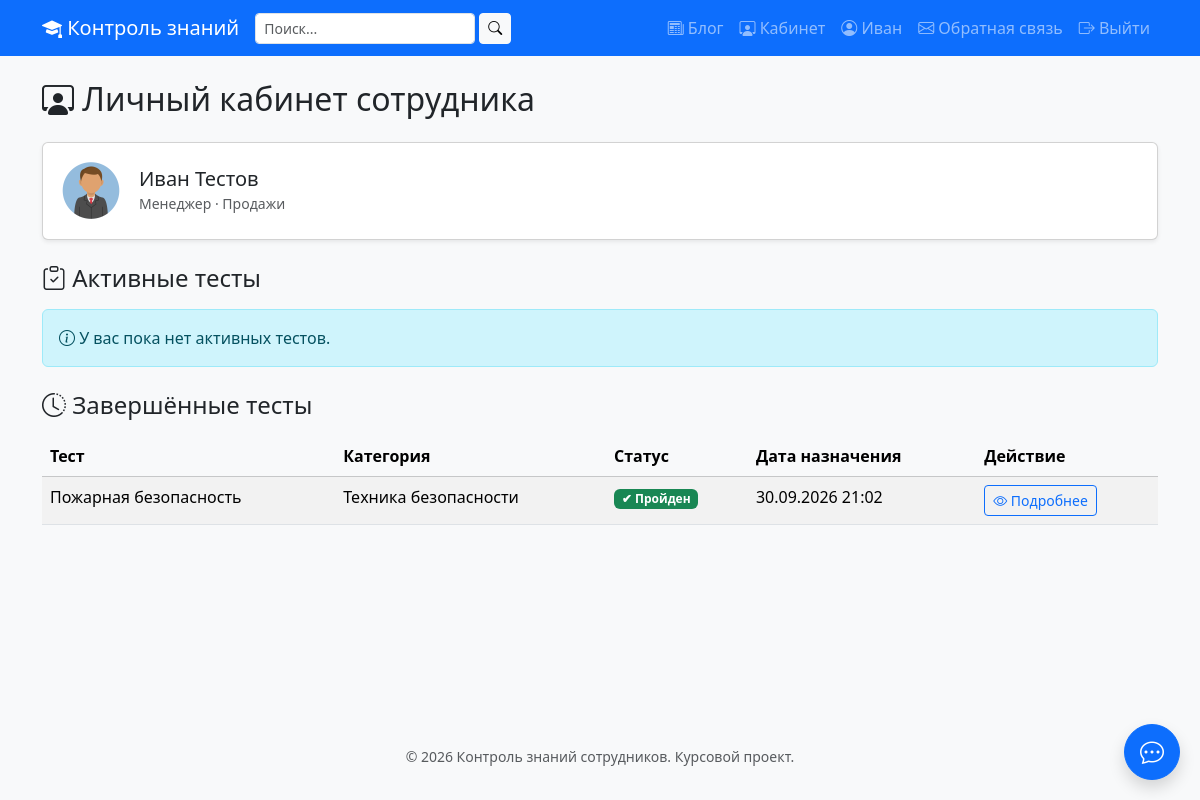
Screenshot of /employee/ (signed in) with the database file from the repository.
### core/models.py (models this page shows, shortened)
class Profile(models.Model):
    ROLE_CHOICES = [
        ('employee', 'Сотрудник'),
        ('hr', 'HR-специалист'),
        ('manager', 'Руководитель'),
    ]
    user = models.OneToOneField(
        User,
        on_delete=models.CASCADE,
        related_name='profile',
        verbose_name='Пользователь'
    )
    role = models.CharField(
        max_length=20,
        choices=ROLE_CHOICES,
        default='employee',
        verbose_name='Роль'
    )
    department = models.CharField(
        max_length=100,
        blank=True,
        verbose_name='Отдел'
    )
    position = models.CharField(
        max_length=100,
        blank=True,
        verbose_name='Должность'
    )
    phone = models.CharField(
        max_length=20,
        blank=True,
        verbose_name='Телефон'
    )
    avatar = models.ImageField(
        upload_to='avatars/',
        blank=True,
        null=True,
        verbose_name='Аватар'
    )
    class Meta:
        verbose_name = 'Профиль'
        verbose_name_plural = 'Профили'

class Assignment(models.Model):
    STATUS_CHOICES = [
        ('assigned', 'Назначен'),
        ('in_progress', 'В процессе'),
        ('passed', 'Пройден'),
        ('failed', 'Не пройден'),
        ('expired', 'Просрочен'),
    ]
    test = models.ForeignKey(
        Test,
        on_delete=models.CASCADE,
        related_name='assignments',
        verbose_name='Тест'
    )
    employee = models.ForeignKey(
        User,
        on_delete=models.CASCADE,
        related_name='assignments',
        verbose_name='Сотрудник'
    )
    assigned_by = models.ForeignKey(
        User,
        on_delete=models.SET_NULL,
        null=True,
        blank=True,
        related_name='created_assignments',
        verbose_name='Кто назначил'
    )
    assigned_at = models.DateTimeField(
        auto_now_add=True,
        verbose_name='Дата назначения'
    )
    deadline = models.DateTimeField(
        null=True,
        blank=True,
        verbose_name='Срок сдачи'
    )
    status = models.CharField(
        max_length=20,
        choices=STATUS_CHOICES,
        default='assigned',
        verbose_name='Статус'
    )
    class Meta:
        verbose_name = 'Назначение'
        verbose_name_plural = 'Назначения'
        ordering = ['-assigned_at']
        unique_together = ('test', 'employee')  # один тест — одно назначение на сотрудника

class Test(models.Model):
    title = models.CharField(
        max_length=200,
        verbose_name='Название теста'
    )
    description = models.TextField(
        blank=True,
        verbose_name='Описание'
    )
    category = models.ForeignKey(
        Category,
        on_delete=models.CASCADE,
        related_name='tests',
        verbose_name='Категория'
    )
    questions = models.ManyToManyField(
        Question,
        related_name='tests',
        verbose_name='Вопросы'
    )
    pass_score = models.IntegerField(
        default=70,
        verbose_name='Проходной балл (%)'
    )
    time_limit = models.IntegerField(
        default=20,
        verbose_name='Время на прохождение (минут)'
    )
    created_by = models.ForeignKey(
        User,
        on_delete=models.SET_NULL,
        null=True,
        blank=True,
        related_name='created_tests',
        verbose_name='Автор'
    )
    created_at = models.DateTimeField(
        auto_now_add=True,
        verbose_name='Дата создания'
    )
    class Meta:
        verbose_name = 'Тест'
        verbose_name_plural = 'Тесты'
        ordering = ['-created_at']

class Category(models.Model):
    name = models.CharField(
        max_length=100,
        unique=True,
        verbose_name='Название'
    )
    description = models.TextField(
        blank=True,
        verbose_name='Описание'
    )
    class Meta:
        verbose_name = 'Категория'
        verbose_name_plural = 'Категории'
        ordering = ['name']

### core/views.py (the view)
# urls.py: path('employee/', views.employee_dashboard, name='employee_dashboard'),
@login_required
def employee_dashboard(request):
    if request.user.profile.role != 'employee':
        messages.error(request, 'Доступ только для сотрудников.')
        return redirect('profile')
    now = timezone.now()
    Assignment.objects.filter(
        employee=request.user,
        deadline__lt=now,
        status__in=['assigned', 'in_progress']
    ).update(status='expired')
    assignments = Assignment.objects.filter(
        employee=request.user
    ).select_related('test', 'test__category').order_by('-assigned_at')
    active = [a for a in assignments if a.status in ('assigned', 'in_progress')]
    finished = [a for a in assignments if a.status in ('passed', 'failed', 'expired')]
    context = {
        'active_assignments': active,
        'finished_assignments': finished,
    }
    return render(request, 'employee/dashboard.html', context)

### templates/employee/dashboard.html (shortened to what this page needs)
{% extends 'base.html' %}
{% block content %}
<h2 class="mb-4">
    <i class="bi bi-person-workspace"></i> Личный кабинет сотрудника
</h2>
<div class="card shadow-sm mb-4">
    <div class="card-body">
        <div class="d-flex align-items-center">
            {% if user.profile.avatar %}
                <img src="{{ user.profile.avatar.url }}" class="rounded-circle me-3"
                     style="width: 64px; height: 64px; object-fit: cover;" alt="Аватар">
            {% else %}
                <div class="rounded-circle bg-secondary d-inline-flex align-items-center justify-content-center me-3"
                     style="width: 64px; height: 64px;">
                    <i class="bi bi-person text-white" style="font-size: 2rem;"></i>
                </div>
            {% endif %}
            <div>
                <h5 class="mb-0">{{ user.first_name }} {{ user.last_name }}</h5>
                <small class="text-muted">
                    {{ user.profile.position|default:"—" }} · {{ user.profile.department|default:"—" }}
                </small>
            </div>
        </div>
    </div>
</div>
<h4 class="mb-3">
    <i class="bi bi-clipboard-check"></i> Активные тесты
</h4>
{% if active_assignments %}
    <div class="row">
        {% for a in active_assignments %}
            <div class="col-md-6 mb-3">
                <div class="card shadow-sm h-100">
                    <div class="card-body d-flex flex-column">
                        <h5 class="card-title">{{ a.test.title }}</h5>
                        <p class="text-muted small mb-2">
                            <i class="bi bi-tag"></i> {{ a.test.category.name }}
                        </p>
                        <p class="card-text small">{{ a.test.description|default:"" }}</p>
                        <div class="mb-3">
                            {% if a.status == 'assigned' %}
                                <span class="badge bg-info">Назначен</span>
                            {% elif a.status == 'in_progress' %}
                                <span class="badge bg-warning text-dark">В процессе</span>
                            {% endif %}
                            <span class="badge bg-secondary">
                                ⏱ {{ a.test.time_limit }} мин
                            </span>
                            <span class="badge bg-secondary">
                                ★ {{ a.test.pass_score }}%
                            </span>
                        </div>
                        {% if a.deadline %}
                            <p class="small text-muted mb-2">
                                <i class="bi bi-clock"></i> Срок: {{ a.deadline|date:"d.m.Y H:i" }}
                            </p>
                        {% endif %}
                        <div class="mt-auto">
                            {% if a.status == 'assigned' %}
                                <a href="{% url 'test_start' a.id %}" class="btn btn-primary w-100">
                                    <i class="bi bi-play-circle"></i> Начать тест
                                </a>
                            {% elif a.status == 'in_progress' %}
                                <a href="{% url 'test_process' a.id %}" class="btn btn-warning w-100">
                                    <i class="bi bi-arrow-right-circle"></i> Продолжить
                                </a>
                            {% endif %}
                        </div>
                    </div>
                </div>
            </div>
        {% endfor %}
    </div>
{% else %}
    <div class="alert alert-info">
        <i class="bi bi-info-circle"></i> У вас пока нет активных тестов.
    </div>
{% endif %}
<h4 class="mb-3 mt-4">
    <i class="bi bi-clock-history"></i> Завершённые тесты
</h4>
{% if finished_assignments %}
    <div class="table-responsive">
        <table class="table table-striped table-hover">
            <thead class="table-light">
                <tr>
                    <th>Тест</th>
                    <th>Категория</th>
                    <th>Статус</th>
                    <th>Дата назначения</th>
                    <th>Действие</th>
                </tr>
            </thead>
            <tbody>
                {% for a in finished_assignments %}
                    <tr>
                        <td>{{ a.test.title }}</td>
                        <td>{{ a.test.category.name }}</td>
                        <td>
                            {% if a.status == 'passed' %}
                                <span class="badge bg-success">✔ Пройден</span>
                            {% elif a.status == 'failed' %}
                                <span class="badge bg-danger">✖ Не пройден</span>
                            {% elif a.status == 'expired' %}
                                <span class="badge bg-secondary">⏰ Просрочен</span>
                            {% endif %}
                        </td>
                        <td>{{ a.assigned_at|date:"d.m.Y H:i" }}</td>
                        <td>
                            <a href="#" class="btn btn-sm btn-outline-primary">
                                <i class="bi bi-eye"></i> Подробнее
                            </a>
                        </td>
                    </tr>
                {% endfor %}
            </tbody>
        </table>
    </div>
{% else %}
    <div class="alert alert-light border">
        <i class="bi bi-info-circle"></i> Завершённых тестов пока нет.
    </div>
{% endif %}
{% endblock %}

### templates/base.html (shortened to what this page needs)
<!DOCTYPE html>
<html lang="ru">
<head>
    <link href="https://cdn.jsdelivr.net/npm/bootstrap@5.3.3/dist/css/bootstrap.min.css" rel="stylesheet">
    <link href="https://cdn.jsdelivr.net/npm/bootstrap-icons@1.11.3/font/bootstrap-icons.css" rel="stylesheet">
    {% load static %}
    <link href="{% static 'css/style.css' %}" rel="stylesheet">
</head>
<body>
<nav class="navbar navbar-expand-lg navbar-dark bg-primary">
    <div class="container">
        <a class="navbar-brand" href="/">
            <i class="bi bi-mortarboard-fill"></i> Контроль знаний
        </a>
        <div class="collapse navbar-collapse" id="mainNav">
            <form method="get" action="{% url 'search' %}" class="d-flex me-3" role="search">
                <input type="text"
                       name="q"
                       class="form-control form-control-sm"
                       placeholder="Поиск..."
                       style="min-width: 200px;"
                       value="{{ request.GET.q|default:'' }}">
                <button type="submit" class="btn btn-light btn-sm ms-1">
                    <i class="bi bi-search"></i>
                </button>
            </form>
            <ul class="navbar-nav ms-auto">
                <li class="nav-item">
                    <a class="nav-link" href="{% url 'blog_list' %}">
                        <i class="bi bi-newspaper"></i> Блог
                    </a>
                </li>
                {% if user.is_authenticated %}
                    {% if user.profile.role == 'employee' %}
                        <li class="nav-item">
                            <a class="nav-link" href="{% url 'employee_dashboard' %}">
                                <i class="bi bi-person-workspace"></i> Кабинет
                            </a>
                        </li>
                    {% endif %}
                    <li class="nav-item">
                        <a class="nav-link" href="{% url 'profile' %}">
                            <i class="bi bi-person-circle"></i>
                            {{ user.first_name|default:user.username }}
                        </a>
                    </li>
                    <li class="nav-item">
                        <a class="nav-link" href="{% url 'feedback' %}">
                            <i class="bi bi-envelope"></i> Обратная связь
                        </a>
                    </li>
                    <li class="nav-item">
                        <a class="nav-link" href="{% url 'logout' %}">
                            <i class="bi bi-box-arrow-right"></i> Выйти
                        </a>
                    </li>
                {% endif %}
            </ul>
        </div>
    </div>
</nav>
<main class="container my-4">
    {% block content %}{% endblock %}
</main>
<footer class="bg-light text-center py-3 mt-5">
    <div class="container">
        <small class="text-muted">© 2026 Контроль знаний сотрудников. Курсовой проект.</small>
    </div>
</footer>
{% if user.is_authenticated %}
<button id="chatToggleBtn"
        class="btn btn-primary rounded-circle shadow"
        style="position: fixed; bottom: 20px; right: 20px; width: 56px; height: 56px; z-index: 1050;"
        title="Открыть чат">
    <i class="bi bi-chat-dots fs-4"></i>
</button>
{% endif %}
</body>
</html>

### static/css/style.css (style rules this page uses)
body { font-family: 'Segoe UI', Tahoma, sans-serif; background-color: #f8f9fa; min-height: 100vh; }
main { min-height: calc(100vh - 200px); }

### rows the page displays
Assignment: test "Пожарная безопасность", test.category.name "Техника безопасности", status "✔ Пройден", assigned_at "30.09.2026 21:02"

### other values shown
{{ user.first_name|default:user.username }} "Иван"
{{ user.first_name }} "Иван"
{{ user.last_name }} "Тестов"
{{ user.profile.position|default:"—" }} "Менеджер"
{{ user.profile.department|default:"—" }} "Продажи"
